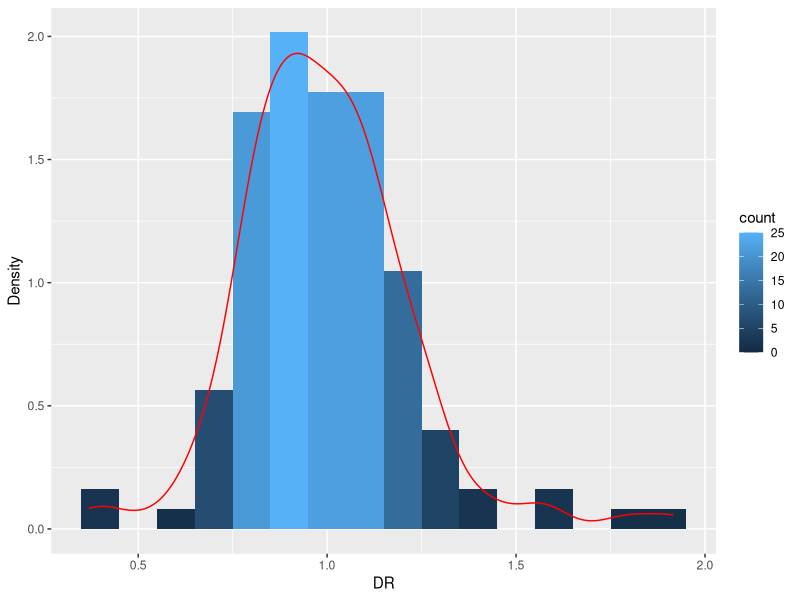
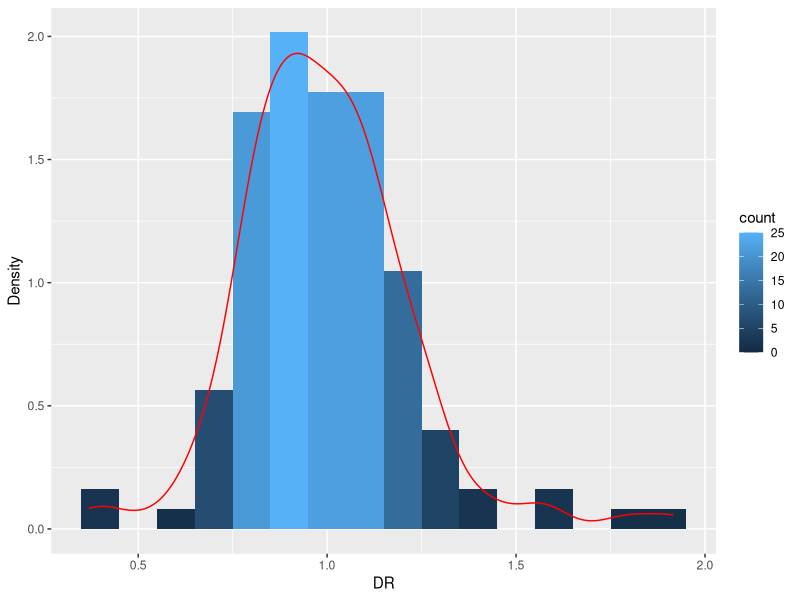
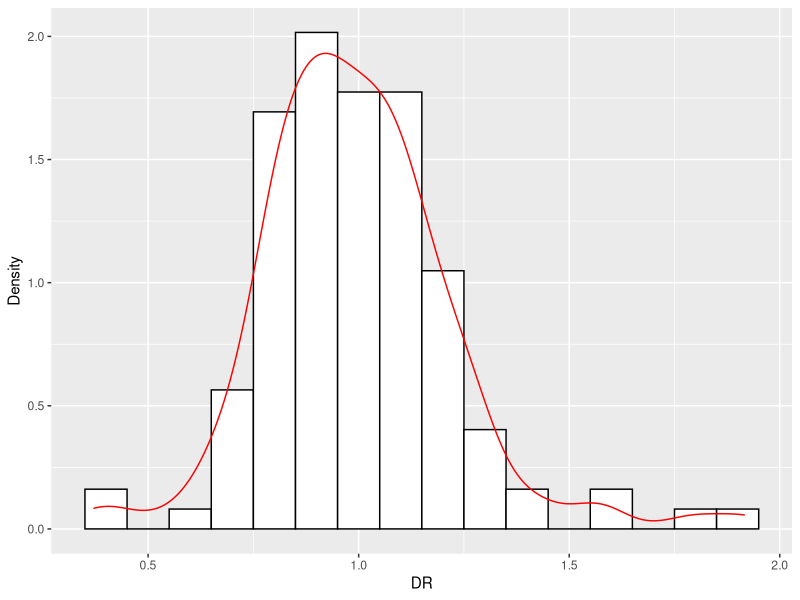
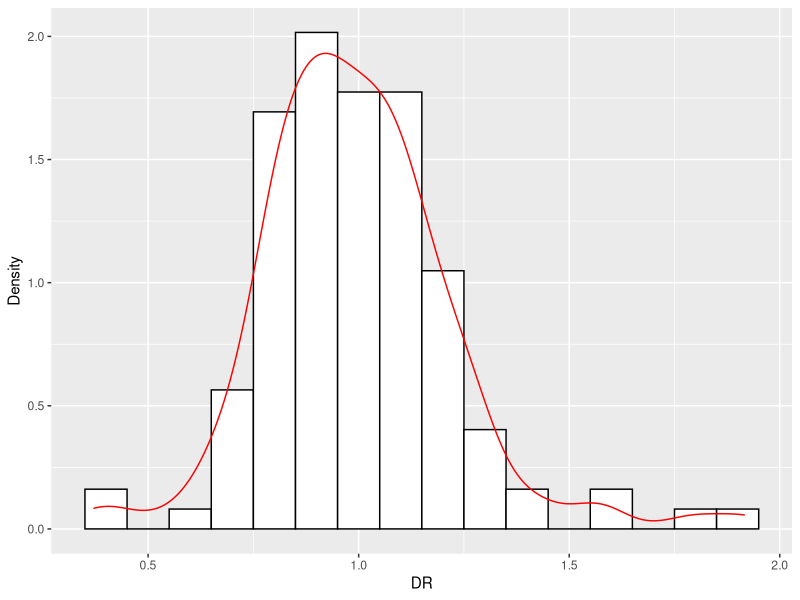

Generate these figures, in order, with R:
# library
library(ggplot2)

data<-read.table("kook3.txt",header=T)   
# Custom Binning. I can just give the size of the bin

p3<-ggplot(data, aes(x=DR,y=..density..)) + 
  geom_histogram(binwidth = 0.1, aes(fill = ..count..) )+
  geom_density(color=NA)+
  geom_line(stat = "density",color="red")+
  labs(y="Density")

ggsave("k1.pdf", width = 12, height= 10, units = "cm")
ggsave("k1.png", width = 12, height= 10, units = "cm")

p4<-ggplot(data, aes(x=DR,y=..density..)) + 
  geom_histogram(binwidth = 0.1, fill="white",color="black")+
  geom_density(color=NA)+
  geom_line(stat = "density",color="red")+
  labs(y="Density")

ggsave("k2.pdf", width = 10, height= 10, units = "cm")
ggsave("k2.png", width = 10, height= 10, units = "cm")